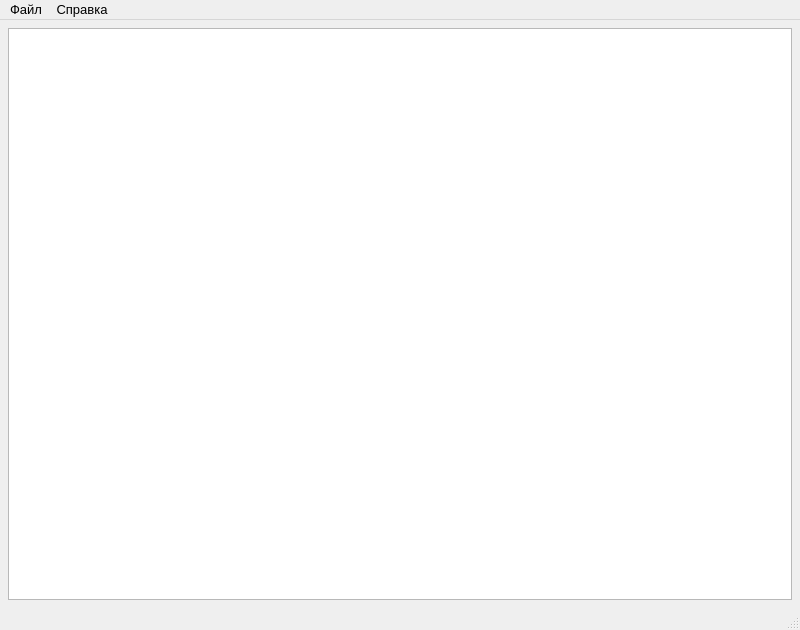
<?xml version="1.0" encoding="UTF-8"?>
<ui version="4.0">
 <class>MainWindow</class>
 <widget class="QMainWindow" name="MainWindow">
  <property name="geometry">
   <rect>
    <x>0</x>
    <y>0</y>
    <width>800</width>
    <height>630</height>
   </rect>
  </property>
  <property name="minimumSize">
   <size>
    <width>800</width>
    <height>630</height>
   </size>
  </property>
  <property name="font">
   <font>
    <pointsize>10</pointsize>
   </font>
  </property>
  <property name="windowTitle">
   <string>TomlObjectViewer</string>
  </property>
  <widget class="QWidget" name="centralwidget">
   <layout class="QVBoxLayout" name="verticalLayout">
    <property name="spacing">
     <number>8</number>
    </property>
    <property name="leftMargin">
     <number>8</number>
    </property>
    <property name="topMargin">
     <number>8</number>
    </property>
    <property name="rightMargin">
     <number>8</number>
    </property>
    <property name="bottomMargin">
     <number>8</number>
    </property>
    <item>
     <widget class="QTreeView" name="treeView">
      <property name="font">
       <font>
        <pointsize>11</pointsize>
        <bold>true</bold>
       </font>
      </property>
     </widget>
    </item>
   </layout>
  </widget>
  <widget class="QMenuBar" name="appMenuBar">
   <property name="geometry">
    <rect>
     <x>0</x>
     <y>0</y>
     <width>800</width>
     <height>28</height>
    </rect>
   </property>
   <widget class="QMenu" name="menuFile">
    <property name="title">
     <string>Файл</string>
    </property>
    <addaction name="actionOpenFile"/>
    <addaction name="separator"/>
    <addaction name="actionQuitProgram"/>
   </widget>
   <widget class="QMenu" name="menuHelp">
    <property name="title">
     <string>Справка</string>
    </property>
    <addaction name="actionAbout"/>
   </widget>
   <addaction name="menuFile"/>
   <addaction name="menuHelp"/>
  </widget>
  <widget class="QStatusBar" name="appStatusBar"/>
  <action name="actionOpenFile">
   <property name="text">
    <string>Открыть</string>
   </property>
   <property name="toolTip">
    <string>Открыть TOML-файл объекта.</string>
   </property>
   <property name="shortcut">
    <string>Ctrl+O</string>
   </property>
  </action>
  <action name="actionQuitProgram">
   <property name="text">
    <string>Выход из программы</string>
   </property>
   <property name="toolTip">
    <string>Завершить работу программы и выйти.</string>
   </property>
   <property name="shortcut">
    <string>Ctrl+Q</string>
   </property>
  </action>
  <action name="actionAbout">
   <property name="text">
    <string>О программе</string>
   </property>
   <property name="toolTip">
    <string>О программе TomlObjectViewer.</string>
   </property>
  </action>
 </widget>
 <resources/>
 <connections/>
</ui>
